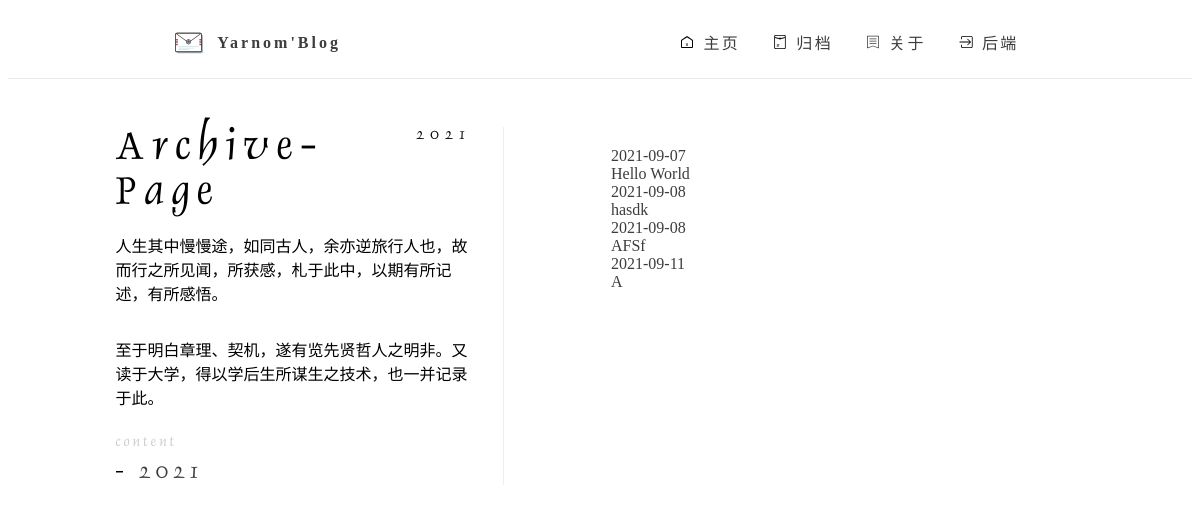
Page /archive on the committed database.
### app/db_models.py (models this page shows, shortened)
class Post(db.Model):
    id = db.Column(db.Integer, unique=True, primary_key=True)
    title = db.Column(db.String(128), nullable=False)
    content = db.Column(db.Text, nullable=False)
    time = db.Column(db.Date, nullable=False)
    pid = db.Column(db.String(128), nullable=False)
    isTop = db.Column(db.Integer, nullable=True)
    tag = db.Column(db.String(256), nullable=True)

### app/app.py (the view)
@app.route("/archive",methods=['POST', 'GET'])
def archive():
    if request.args.get("year"):
        year = int(request.args.get("year"))
    else:
        year = datetime.now().year
    posts = Post.query.filter(
        (Post.time >= datetime(year, 1, 1)) & (Post.time <= datetime(year, 12, 31))
    ).all()
    return render_template('archive.html',time=datetime.now(),posts=posts)

### app/templates/archive.html (shortened to what this page needs)
{% extends 'base.html'%}
{% block applicationMain %}
<div class="page-archive">
    <div class="application-main">
       <div class="left-box">
            <div class="title">
               Archive-Page
               <span class="time">{{ time.year }}</span>
            </div>
           <div class="yearList">
                <p>人生其中慢慢途，如同古人，余亦逆旅行人也，故而行之所见闻，所获感，札于此中，以期有所记述，有所感悟。</p>
                <p>至于明白章理、契机，遂有览先贤哲人之明非。又读于大学，得以学后生所谋生之技术，也一并记录于此。</p>
               <span>content</span>
               <ul>
                    {% for x in range(2021,time.year+1)|reverse%}
                        <li><a href="?year={{ x }}">{{ x }}</a></li>
                    {% endfor%}
               </ul>
           </div>
       </div>
       <div class="right-box">
            <ul>
                {% for item in posts%}
                    <li><a href="/post/{{ item.pid }}">
                        <div class="time">
                            {{ item.time }}
                        </div>
                        <div class="post-title">
                            {{ item.title }}
                        </div>
                    </a></li>
                {% endfor%}
            </ul>
        </div>
    </div>
</div>
{% endblock %}

### app/static/css/main.css (style rules this page uses)
a { text-decoration: none; color: #3d3d3d; }
li { list-style: none; }
ul { padding: 0; margin: 0; }
body { display: flex; flex-direction: column; font-family: Garamond; }
@media only screen and (min-width: 768px) { .page-archive .application-main { display: flex; flex-direction: row; justify-content: space-evenly; padding-top: 1em; } }
@media only screen and (min-width: 768px) { .page-archive .application-main .left-box { width: 30%; display: flex; flex-direction: column; height: 100%; padding-right: 2em; border-right: 1px solid #eee; } }
@media only screen and (min-width: 768px) { .page-archive .application-main .left-box .title { display: flex; font-size: 44px; font-family: Dauphin; letter-spacing: 8px; } }
@media only screen and (min-width: 768px) { .page-archive .application-main .left-box .title span { font-size: 16px; letter-spacing: 6px; } }
@media only screen and (min-width: 768px) { .page-archive .application-main .left-box .yearList { display: flex; flex-direction: column; align-items: flex-start; font-family: Dauphin; } }
@media only screen and (min-width: 768px) { .page-archive .application-main .left-box .yearList span { color: #ccc; font-size: 15px; letter-spacing: 3px; margin: 10px 0; } }
@media only screen and (min-width: 768px) { .page-archive .application-main .left-box .yearList li { font-size: 23px; letter-spacing: 5px; } }
@media only screen and (min-width: 768px) { .page-archive .application-main .left-box .yearList li::before { content: "- "; } }
@media only screen and (min-width: 768px) { .page-archive .application-main .right-box { width: 40%; display: flex; flex-direction: column; height: 100%; } }

### rows in the picture
Post: time "2021-09-07", title "Hello World"
Post: time "2021-09-08", title "hasdk"
Post: time "2021-09-08", title "AFSf"
Post: time "2021-09-11", title "A"

### other values in the picture
{{ x }} "2021"
